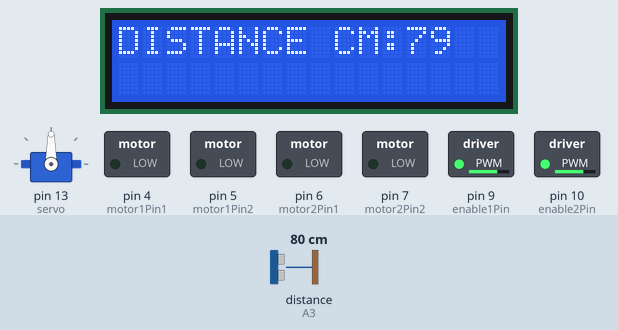
Bench run of a sketch on a simulated Arduino Uno, built with avr-gcc and run on an emulated ATmega328P. Shown: 16×2 character LCD, servo, switched loads named in the sketch (green lamp = pin HIGH). Wiring (inferred from the names in the program): ultrasonic range finder: trigger A0; echo A3. Inputs (shaded band) come from the test bench; at power-on: distance to the obstacle (sensor on A3) 80 cm. The echo pulse lasts 58.3 µs per cm; pins used as bus, display or sensor lines are not drawn; what the sketch prints to the serial monitor is not drawn.

Above: at 1.08 s.
1.3 s: distance to the obstacle (sensor on A3) set to 2 cm
At 2.4 s:
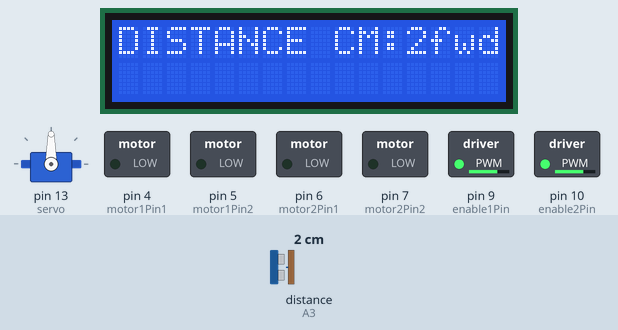
4.3 s: distance to the obstacle (sensor on A3) set to 14 cm
At 6.0 s:
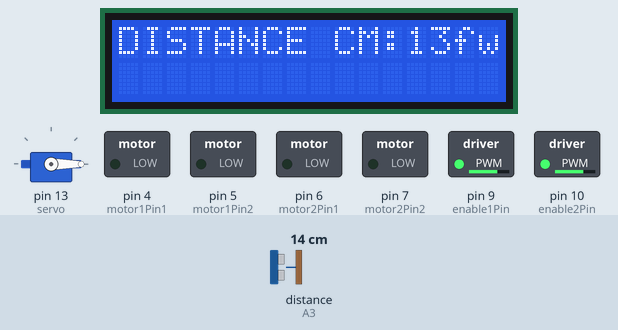
6.1 s: distance to the obstacle (sensor on A3) set to 18 cm
At 7.59 s:
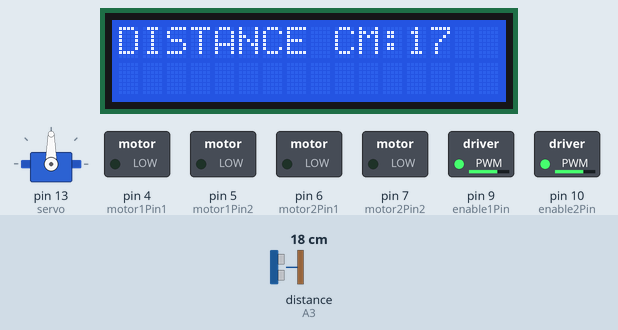
8.9 s: distance to the obstacle (sensor on A3) set to 299 cm
At 9.15 s:
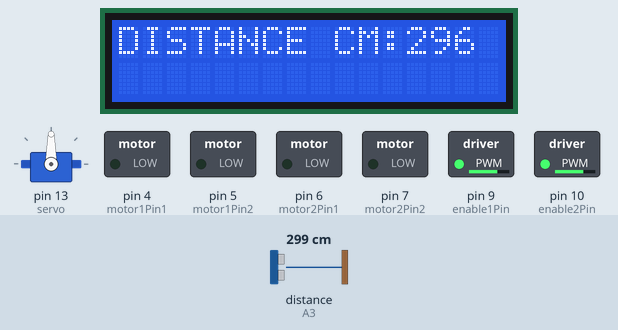
Timing chart, 0 to 11.9 s (numbered marks = the images above; inputs shaded):
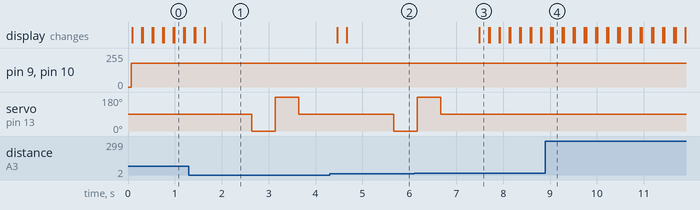

Measured:
- the behaviour switches between 15 and 16 cm on distance to the obstacle (sensor on A3) (found by bisection; images 2 and 3)
- after the input at 1.3 s, servo on pin 13 (servo): 90° → 0° after 1.3 s, → 180° 0.50 s later, → 90° 0.50 s later; the display: first differs from a run without the input after 0.13 s (image 1 shows a later state)
- after the input at 4.3 s, the display: first changes after 0.16 s (image 2 shows a later state)
- after the input at 6.1 s, the display: changes after 1.4 s (image 3)
- after the input at 8.9 s, the display: first differs from a run without the input after 0.15 s (image 4)

The sketch:

shield_motor_obs2.ino
```cpp
// ultrasound

#include <Wire.h>
#include <LiquidCrystal_I2C.h>
#include <Servo.h>

LiquidCrystal_I2C lcd = LiquidCrystal_I2C(0x27, 16, 2);

int trigPin = A0;
int echoPin = A3;
Servo servo;

long distance;
long duration;

int variable;
int rd;
int ld;
long ULTRASONIC();


// motor pins

// Motor A
int motor1Pin1 = 4;
int motor1Pin2 = 5;
int enable1Pin = 9;

// Motor B
int motor2Pin1 = 6;
int motor2Pin2 = 7;
int enable2Pin = 10;

void motor_function(char m_state) ;

// Setting PWM properties
const int freq = 30000;
const int pwmChannel = 0;
const int resolution = 8;
int dutyCycle = 200;

String motionState = "";


void setup() {
  // sets the pins as outputs:
  pinMode(motor1Pin1, OUTPUT);
  pinMode(motor1Pin2, OUTPUT);
  pinMode(enable1Pin, OUTPUT);
  pinMode(motor2Pin1, OUTPUT);
  pinMode(motor2Pin2, OUTPUT);
  pinMode(enable2Pin, OUTPUT);

   TCCR2B = TCCR2B & B11111000 | B00000111; // for PWM frequency of 30.64 Hz

  lcd.init();
  lcd.backlight();
  pinMode(trigPin, OUTPUT);
  pinMode(echoPin, INPUT);
  servo.attach(13);
  servo.write(90);


  Serial.begin(9600);

  // testing
  Serial.print("Testing DC Motor...");
}

void loop() {
  //control speed
  analogWrite(enable1Pin, 180);
  analogWrite(enable2Pin, 180);

  variable = ULTRASONIC();
  lcd.clear();
  lcd.setCursor(0, 0);
  lcd.print("DISTANCE CM:");
  lcd.print(distance);

  delay(200);

  motor_function('F');
  lcd.print(F("fwd"));

  if (variable < 15){
     motor_function('B');
     lcd.print(F("bwd"));
     delay(1000);

     motor_function('S');
     lcd.print(F("stop"));
     servo.write(0);
     rd = ULTRASONIC;
     delay(500);
     servo.write(180);
     ld = ULTRASONIC;
     delay(500);
     servo.write(90);

     if (rd > ld) {
          motionState = "rgt"; //Feedback parameter
          motor_function('R');
          delay(800);
          motor_function('F');
          lcd.print(F("fwd"));
     } else {
          motionState = "lft"; //Feedback parameter
          motor_function('L');
          delay(800);
          motor_function('F');
          lcd.print(F("fwd"));
     }
  }
}

long ULTRASONIC() {
  digitalWrite(trigPin, LOW);
  delayMicroseconds(2);
  digitalWrite(trigPin, HIGH);
  delayMicroseconds(10);
  digitalWrite(trigPin, LOW);
  duration = pulseIn(echoPin, HIGH);
  distance = duration * 0.034 / 2;
  return distance;
}
```
